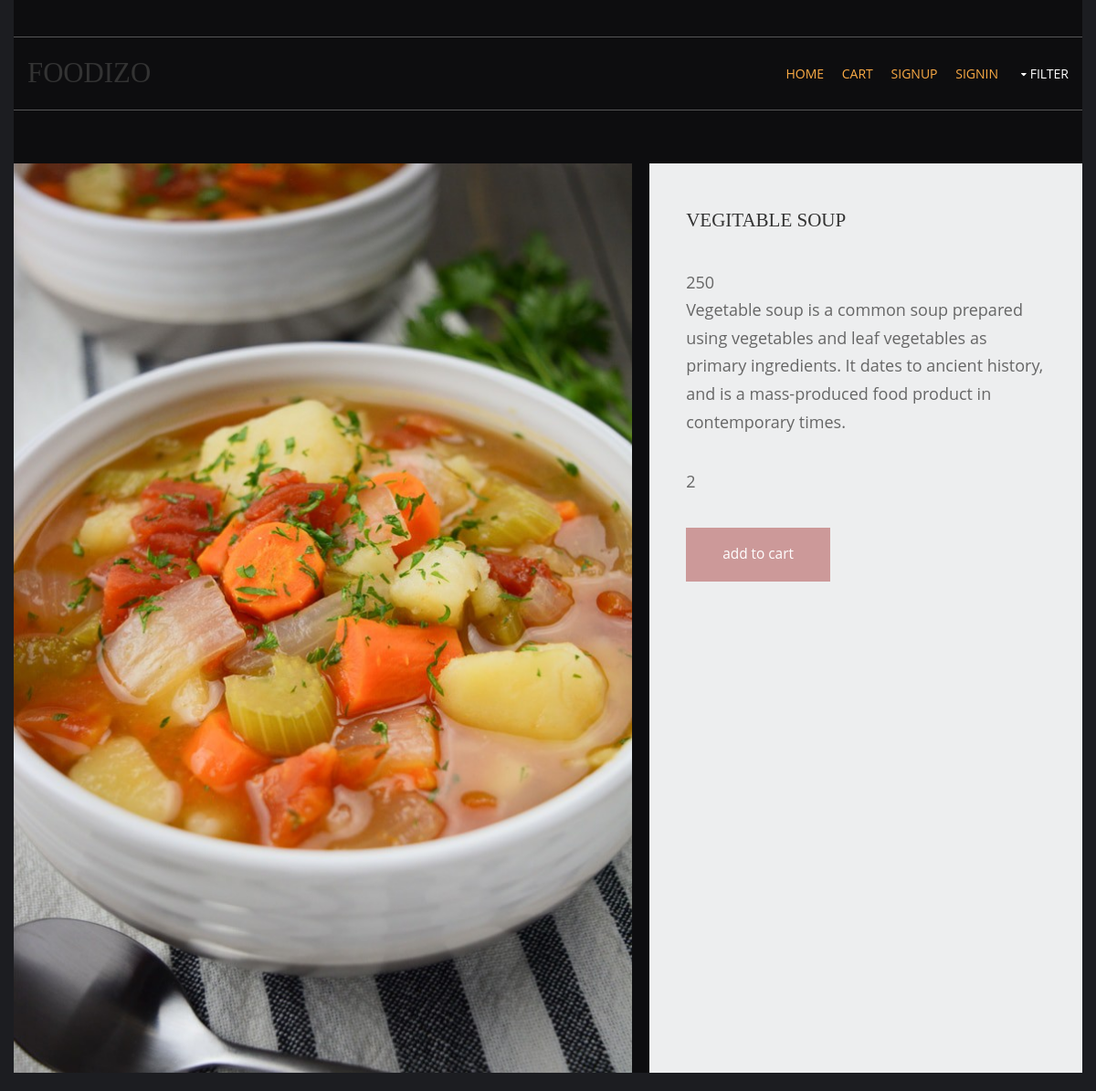
Page /category/vegitable-recipies/vegitable-soup/ on the committed database.
### shop/models.py (models this page shows, shortened)
class Products(models.Model):
    category = models.ForeignKey(Catog, on_delete=models.CASCADE)
    name = models.CharField(max_length=150, unique=True)
    slug = models.SlugField(max_length=150, unique=True)
    img = models.ImageField(upload_to='products')
    desc = models.TextField()
    stock = models.IntegerField()
    available = models.BooleanField()
    price = models.IntegerField()

### shop/views.py (the view)
# urls.py: path('category/<str:c_slug>/<str:Product_slug>/', ProdDetails, name='details'),
def ProdDetails(request, c_slug, Product_slug):
    print("inside the product details")
    try:
        prod = Products.objects.get(category__slug=c_slug, slug=Product_slug)
    except Exception as e:
        raise e
    return render(request, 'item.html', {'pr': prod})

### templates/item.html (shortened to what this page needs)
{% extends 'base.html' %}
{% load static %}
{% block content %}
<!DOCTYPE html>
<html lang="en">
<head>
    <link href="{% static 'hr/fontawesome/hr/css/all.min.css' %}" rel="stylesheet" />
    <link href="{% static 'hr/css/templatemo-comparto.css' %}" rel="stylesheet" />
</head>
<body>
  <br><br>
        <section class="tm-mb-1" id="about">
            <div class="tm-row tm-about-row">
                <div class="tm-section-1-l">
                    <img src="{{pr.img.url}}" alt="About image" class="tm-img-responsive">
                </div>
                <article class="tm-section-1-r tm-bg-color-8">
                    <h2 class="tm-mb-2 tm-title-color">{{pr.name}}</h2>
                    <p>{{pr.price}} <br> {{pr.desc}}</p>
                    <p>{{pr.stock}}</p>
                    <a href="{% url 'addcart' pr.id %}" class="tm-btn tm-btn-1 tm-link-to-services">add to cart</a>
                </article>
            </div>
        </section>
</body>
</html>
{% endblock %}

### static/pr/layout/styles/layout.css (style rules this page uses)
*, *::before, *::after { transition:all .3s ease-in-out; }
body { color:#A5A6AA; background-color:#1C1D21; }
a { color:#FBAB45; }

### static/hr/css/templatemo-comparto.css (style rules this page uses)
*, *::before, *::after { box-sizing: border-box; outline: none; }
ul, h1, h2, h3, h4, p, figure { padding: 0; margin: 0; }
body { font-family: 'Open Sans', Arial, sans-serif; font-size: 18px; overflow-x: hidden; padding-left: 15px; padding-right: 15px; margin: 0; }
h2 { font-size: 1.5rem; }
a { transition: all 0.3s ease; text-decoration: none; }
p { color: #666; line-height: 1.7; margin-bottom: 35px; }
h1, h2, h3, h4, h5, h6 { color: #333; }
.tm-mb-1 { margin-bottom: 20px; }
.tm-mb-2 { margin-bottom: 40px; }
.tm-bg-color-8 { background-color: #EDEEEF; }
.tm-img-responsive { max-width: 100%; height: auto; }
.tm-section-1-l { width: 57.85%; margin-right: 1.65%; }
.tm-section-1-r { padding: 50px 40px; width: 40.5%; }
.tm-row { display: flex; }
.tm-btn { display: inline-block; padding: 15px 40px; font-size: 1.1rem; border: none; background-color: #CC9999; color: white; }
a { color: #666; }

### static/pr/layout/styles/framework.css (style rules this page uses)
html { overflow-y:scroll; overflow-x:hidden; }
html, body { margin:0; padding:0; font-size:14px; line-height:1.6em; }
*, *::before, *::after { box-sizing:border-box; }
a { outline:none; text-decoration:none; }
img { width:auto; max-width:100%; height:auto; margin:0; padding:0; border:none; line-height:normal; vertical-align:middle; }
body, input, textarea, select { font-family:Verdana, Geneva, sans-serif; }
h1, h2, h3, h4, h5, h6, .heading { font-family:Georgia, "Times New Roman", Times, serif; }
::placeholder { opacity:1; }
h1, h2, h3, h4, h5, h6, .heading { margin:0 0 20px 0; font-size:1.4rem; line-height:normal; font-weight:normal; text-transform:uppercase; }
address, article, aside, figcaption, figure, footer, header, main, nav, section { display:block; margin:0; padding:0; }

### rows in the picture
Products: img (picture), name "VEGITABLE SOUP", price "250", desc "Vegetable soup is a common soup prepared using vegetables and leaf vegetables as primary ingredients. It dates to ancient history, and is a mass-produced food product in contemporary times.", stock "2"
